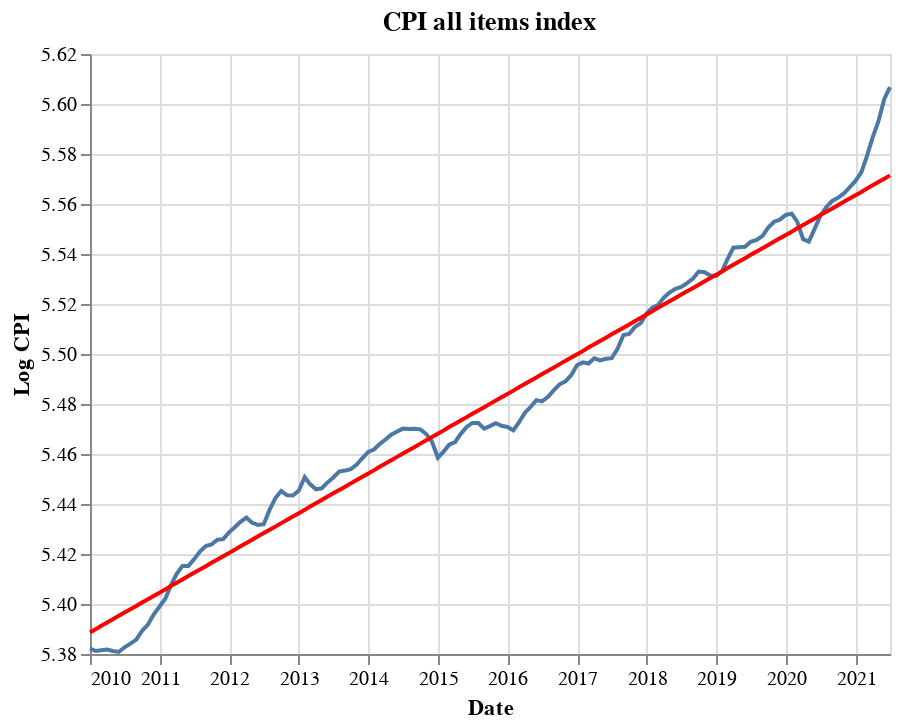

Here is the notebook cell this chart was saved with:
### Code cell
raw = alt.Chart(dat['2010':].reset_index(), title = 'CPI all items index').mark_line().encode(
    x=alt.X('index:T', axis=alt.Axis(title='Date')),
    y=alt.Y('ln_cpi:Q', axis=alt.Axis(title='Log CPI'), scale=alt.Scale(zero=False))
)

pred = alt.Chart(dat['2010':].reset_index()).mark_line(color = 'red').encode(
    x=alt.X('index:T'),
    y=alt.Y('pred_ln_cpi:Q', scale=alt.Scale(zero=False))
)


raw + pred

### Figure 1 — Vega-Lite specification as saved in the notebook (floating-point values rounded to 4 significant figures; data arrays with more than 128 entries replaced by an {"elided": "..."} marker saying what was removed)
{"config": {"view": {"continuousWidth": 400, "continuousHeight": 300}}, "layer": [{"data": {"name": "data-7dc8279c65c0b2502d2984044850acf9"}, "mark": "line", "encoding": {"x": {"type": "temporal", "axis": {"title": "Date"}, "field": "index"}, "y": {"type": "quantitative", "axis": {"title": "Log CPI"}, "field": "ln_cpi", "scale": {"zero": false}}}, "title": "CPI all items index"}, {"data": {"name": "data-7dc8279c65c0b2502d2984044850acf9"}, "mark": {"type": "line", "color": "red"}, "encoding": {"x": {"type": "temporal", "field": "index"}, "y": {"type": "quantitative", "field": "pred_ln_cpi", "scale": {"zero": false}}}}], "$schema": "https://vega.github.io/schema/vega-lite/v4.8.1.json", "datasets": {"data-7dc8279c65c0b2502d2984044850acf9": {"elided": "139 records"}}}
